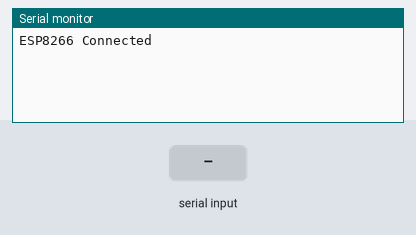
Simulated run of this sketch. Board: Arduino Uno, built with avr-gcc and run on an emulated ATmega328P. Shown: the last lines printed to the serial monitor. The inputs (shaded band) are chosen by the test bench.

Above: at 1.2 s.
1.3 s: "1" received over the second serial link
At 2.4 s:
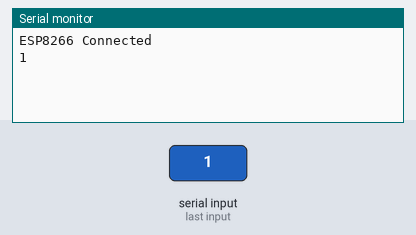
2.8 s: "0" received over the second serial link
At 3.5 s:
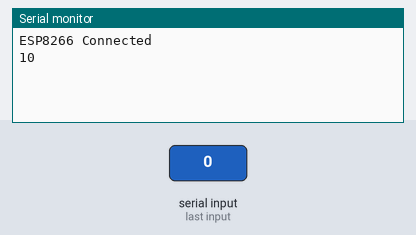

The sketch:

ESP_ATCOMMANDS_TEST.ino
```cpp
#include <SoftwareSerial.h>

SoftwareSerial esp(11,10);

void setup() {
  Serial.begin(9600);
  while(!Serial){
    ;
      }

  esp.begin(9600);
  Serial.println("ESP8266 Connected");
}

void loop() {
  if(esp.available()){
    Serial.write(esp.read());
  }

  if (Serial.available()){
    esp.write(Serial.read());
  }

}
```

Measured:
- after the input at 1.3 s, the serial monitor: prints a new line at once (image 1)
- after the input at 2.8 s, the serial monitor: prints a new line at once (image 2)
